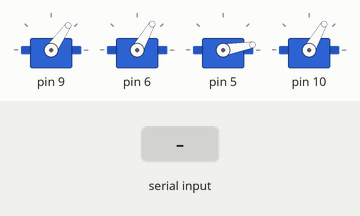
A sketch run on a simulated Arduino Uno, built with avr-gcc and run on an emulated ATmega328P. On the bench: 4 × servo. The test bench sets the inputs (shaded band).

Above: at 1.2 s.
1.3 s: "v" received over Serial
At 2.1 s:
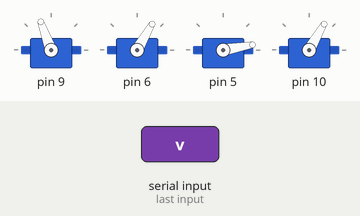
4.3 s: "c" received over Serial
At 5.1 s:
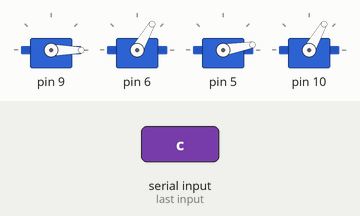
7.3 s: "p" received over Serial
At 8.7 s:
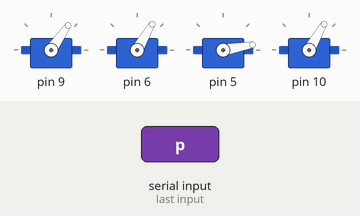
Timing chart, 0 to 10.3 s (numbered marks = the images above; inputs shaded):
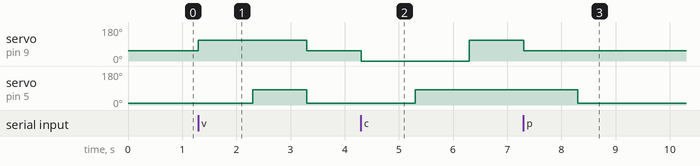

Measured:
- after the input at 1.3 s, servo on pin 9: 55° → 110° at once, → 55° 2.0 s later; servo on pin 5: 10° → 80° after 1.0 s, → 10° 1.0 s later
- after the input at 4.3 s, servo on pin 9: 55° → 0° at once, → 110° 2.0 s later; servo on pin 5: 10° → 80° after 1.0 s
- after the input at 7.3 s, servo on pin 5: 80° → 10° after 1.0 s instead of 0.00 s

The sketch:

waste_sorting.ino
```cpp
// 아두이노 4자유도 로봇팔 제어
#include <Servo.h>

// min_angle[]은 서보모터 최소 각도
// max_angle[]는 서보모터 최대 각도
// init_angle[]은 서보모터 초기각도

const int SERVO_NUM = 4; // 서보 개수
int PIN[SERVO_NUM], min_angle[SERVO_NUM], max_angle[SERVO_NUM], init_angle[SERVO_NUM];
Servo myservo[SERVO_NUM];

// 조종할 때 사용할 전역 변수
int body;
int left_arm;
int right_arm;
int claw;

// 움직이는 정도를 조절
int move = 15;


//****************************************************
// min, max, init_angle은 직접 서보 움직여보며 congif필요!
// 현재 범위는 내 로봇팔에 맞춰진 상태
// 직접 서보 움직여보며, 배선 상태 및 움직임 범위를 측정해야함
//****************************************************
void setup() {

  //몸통 서보모터
  PIN[0] = 9; //서보모터 IO를 9번핀으로 지정
  min_angle[0] = 0; //최소로 회전할 수 있는 각도
  max_angle[0] = 110; //최대로 회전할 수 있는 각도
  init_angle[0] = 55; //서보모터 초기각도

  // 0 으로주면 오른쪽
  // 110으로주면 왼쪽


  //왼쪽 팔 서보모터
  PIN[1] = 6;
  min_angle[1] = 60;
  max_angle[1] = 100;
  init_angle[1] = 60;
  //init_angle[1] = 60;
  // 각도 커질수록 위로 올라감

  //오른쪽 팔 서보모터
  PIN[2] = 5;
  min_angle[2] = 10;
  max_angle[2] = 80;
  init_angle[2] = 10;
  //init_angle[2] = 30;
  // 각도 커질수록 앞으로 나감

  // 오른팔 80으로 하면 앞으로 쭉 내밈
  // 10으로 하면 원상태로

  //집게  서보모터
  PIN[3] = 10;
  min_angle[3] = 0;
  max_angle[3] = 70;
  init_angle[3] = 60;
  // 0이면 물고, 60이면 벌림

  // 처음 위치 잡기
  for (int i = 0; i < SERVO_NUM; i++)
  {
    myservo[i].attach(PIN[i]);
    myservo[i].write(init_angle[i]);
  }

  body = init_angle[0];
  left_arm = init_angle[1];
  right_arm = init_angle[2];
  claw = init_angle[3];

  // sample code
  // attach에는 PIN, write에는 angle
  //mysevo[0].attach(9); // 좌우회전 모터
  //mysevo[1].attach(6); // 왼쪽팔 모터
  //mysevo[2].attach(5); // 오른쪽팔 모터
  //mysevo[3].attach(10); // 집게 모터


  Serial.begin(9600);

}


void loop() {

    long value = Serial.read();

    switch(value)
    {
      // vinyl이면 오른쪽으로 분리
      // 몸통 왼쪽으로 , 팔 앞으로, 회전 오른쪽
      case 'v':
        myservo[0].write(110); // 몸 왼쪽
         delay(1000);
        myservo[2].write(80); // 팔 앞으로
         delay(1000);
        myservo[0].write(0);// 몸 오른쪽으로

        // 원상복귀
        myservo[0].write(body);
        myservo[1].write(left_arm);
        myservo[2].write(right_arm);
        myservo[3].write(claw);
        break;

      // can은 왼쪽으로 분리
      case 'c':
        myservo[0].write(0); // 몸 오른쪽
        delay(1000);
        myservo[2].write(80); // 팔 앞으로
        delay(1000);
        myservo[0].write(110);// 몸 왼쪽으로
        delay(1000);
        // 원상복귀
        myservo[0].write(body);
        myservo[1].write(left_arm);
        myservo[2].write(right_arm);
        myservo[3].write(claw);
        break;

      // pet는 앞쪽으로 분리
      case 'p':
        myservo[2].write(80); // 팔 앞으로
        delay(1000);
        // 원상복귀
        myservo[2].write(right_arm);
        break;

    }

}
```
